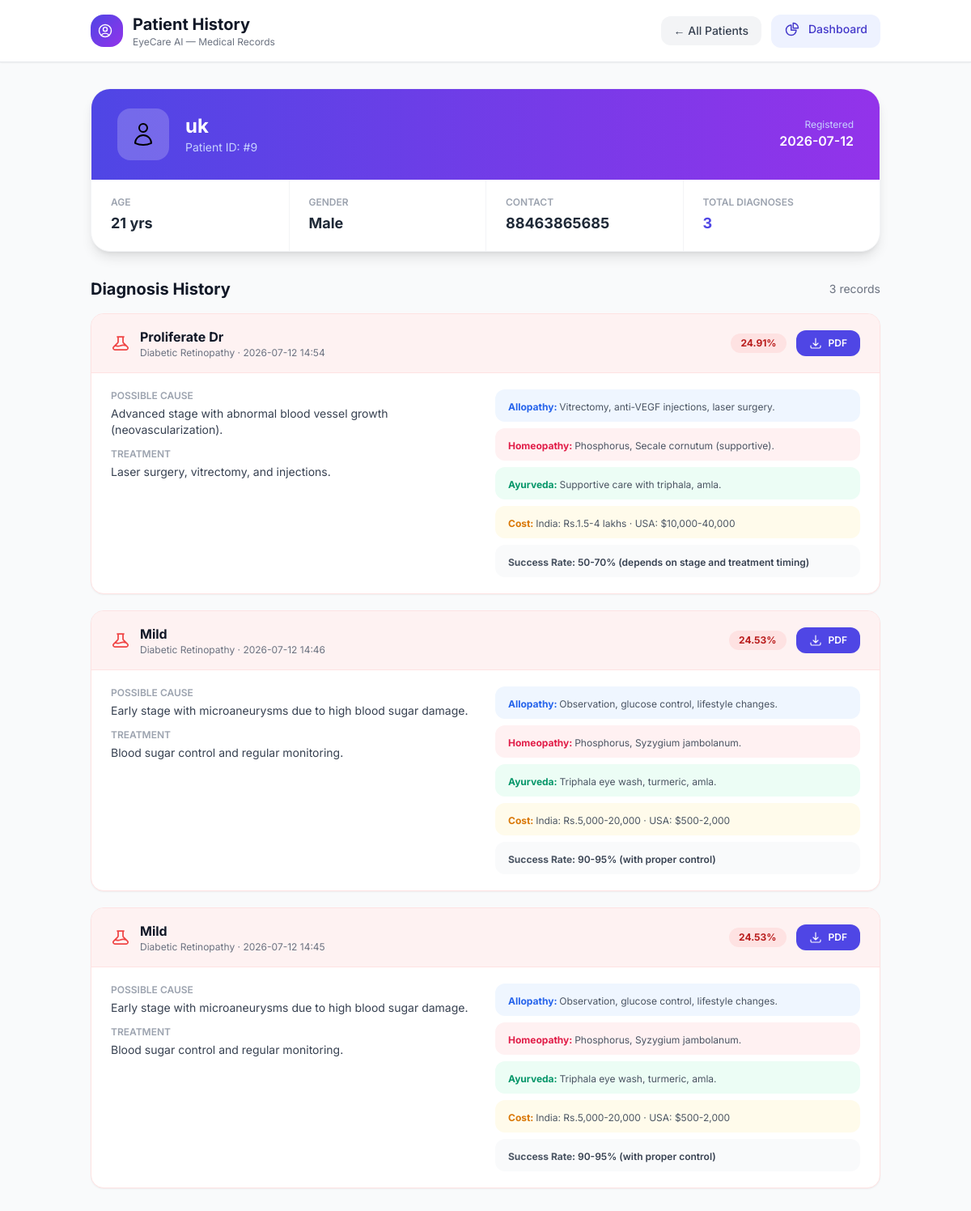
Screenshot of /patient/9 with the database file from the repository.
### models.py (models this page shows, shortened)
class Patient(db.Model):
    __tablename__ = 'patients'
    id            = db.Column(db.Integer, primary_key=True, autoincrement=True)
    name          = db.Column(db.String(100), nullable=False, default='Unknown')
    age           = db.Column(db.Integer, nullable=True)
    gender        = db.Column(db.String(10), nullable=True)       # Male / Female / Other
    contact       = db.Column(db.String(20), nullable=True)
    created_at    = db.Column(db.DateTime, default=datetime.utcnow)
    predictions   = db.relationship('Prediction', backref='patient', lazy=True)
    def to_dict(self):
        return {
            'id':         self.id,
            'name':       self.name,
            'age':        self.age,
            'gender':     self.gender,
            'contact':    self.contact,
            'created_at': self.created_at.strftime("%Y-%m-%d %H:%M:%S"),
        }

class Prediction(db.Model):
    __tablename__ = 'predictions'
    id              = db.Column(db.Integer, primary_key=True, autoincrement=True)
    patient_id      = db.Column(db.Integer, db.ForeignKey('patients.id'), nullable=False)
    disease_type    = db.Column(db.String(50),  nullable=False)   # diabetic_retinopathy | cataract | glaucoma
    prediction      = db.Column(db.String(100), nullable=False)
    confidence      = db.Column(db.Float,       nullable=False)
    cause           = db.Column(db.Text,        nullable=True)
    treatment       = db.Column(db.Text,        nullable=True)
    homeopathy      = db.Column(db.Text,        nullable=True)
    allopathy       = db.Column(db.Text,        nullable=True)
    ayurveda        = db.Column(db.Text,        nullable=True)
    india_hospitals = db.Column(db.Text,        nullable=True)
    usa_hospitals   = db.Column(db.Text,        nullable=True)
    cost_india      = db.Column(db.String(100), nullable=True)
    cost_usa        = db.Column(db.String(100), nullable=True)
    success_rate    = db.Column(db.String(100), nullable=True)
    diagnosed_at    = db.Column(db.DateTime, default=datetime.utcnow)
    def to_dict(self):
        return {
            'id':              self.id,
            'patient_id':      self.patient_id,
            'disease_type':    self.disease_type,
            'prediction':      self.prediction,
            'confidence':      f"{self.confidence:.2%}",
            'cause':           self.cause,
            'treatment':       self.treatment,
            'homeopathy':      self.homeopathy,
            'allopathy':       self.allopathy,
            'ayurveda':        self.ayurveda,
            'india_hospitals': self.india_hospitals,
            'usa_hospitals':   self.usa_hospitals,
            'cost_india':      self.cost_india,
            'cost_usa':        self.cost_usa,
            'success_rate':    self.success_rate,
            'diagnosed_at':    self.diagnosed_at.strftime("%Y-%m-%d %H:%M:%S"),
        }

### app.py (the view)
@app.route('/patient/<int:patient_id>')
def patient_detail(patient_id):
    patient = get_patient_by_id(patient_id)
    if not patient:
        abort(404)
    predictions = get_predictions_by_patient(patient_id)
    return render_template(
        'patient_history.html',
        patient     = patient.to_dict(),
        predictions = [p.to_dict() for p in predictions]
    )

### database.py (called while the page is built)
def get_patient_by_id(patient_id: int):
    from models import Patient
    return Patient.query.get(patient_id)

def get_predictions_by_patient(patient_id: int):
    from models import Prediction
    return (Prediction.query
            .filter_by(patient_id=patient_id)
            .order_by(Prediction.diagnosed_at.desc())
            .all())

### templates/patient_history.html (shortened to what this page needs)
<!DOCTYPE html>
<html lang="en">
<head>
  <script src="https://cdn.tailwindcss.com"></script>
</head>
<body class="bg-gray-50 min-h-screen">
  <header class="bg-white shadow-sm border-b sticky top-0 z-50">
    <div class="max-w-5xl mx-auto px-6 py-4 flex items-center justify-between">
      <div class="flex items-center gap-3">
        <div class="w-10 h-10 bg-gradient-to-br from-indigo-600 to-purple-600 rounded-2xl flex items-center justify-center text-white"></div>
        <div>
          <h1 class="text-xl font-bold text-gray-900">Patient History</h1>
          <p class="text-xs text-gray-500">EyeCare AI — Medical Records</p>
        </div>
      </div>
      <div class="flex items-center gap-3">
        <a href="{{ url_for('patients_list') }}" class="px-4 py-2 text-sm bg-gray-100 hover:bg-gray-200 text-gray-700 rounded-xl font-medium transition">← All Patients</a>
        <a href="{{ url_for('dashboard') }}" class="px-4 py-2 text-sm bg-indigo-50 hover:bg-indigo-100 text-indigo-700 rounded-xl font-medium transition"><span class="inline-flex items-center gap-1.5"><svg xmlns="http://www.w3.org/2000/svg" class="w-5 h-5 inline-block mr-1" fill="none" viewBox="0 0 24 24" stroke="currentColor" stroke-width="1.75" stroke-linecap="round" stroke-linejoin="round" ><path d="M10.5 6a7.5 7.5 0 1 0 7.5 7.5h-7.5V6Z"/><path d="M13.5 10.5H21A7.5 7.5 0 0 0 13.5 3v7.5Z"/></svg> Dashboard</span></a>
      </div>
    </div>
  </header>
  <div class="max-w-5xl mx-auto px-6 py-8">
    <div class="bg-white rounded-3xl shadow-lg border border-gray-100 overflow-hidden mb-8">
      <div class="bg-gradient-to-r from-indigo-600 to-purple-600 px-8 py-6">
        <div class="flex items-center gap-5">
          <div class="w-16 h-16 bg-white/20 rounded-2xl flex items-center justify-center text-4xl">
          </div>
          <div>
            <h2 class="text-2xl font-bold text-white">{{ patient.name }}</h2>
            <p class="text-indigo-200 text-sm">Patient ID: #{{ patient.id }}</p>
          </div>
          <div class="ml-auto text-right">
            <p class="text-indigo-200 text-xs">Registered</p>
            <p class="text-white font-semibold">{{ patient.created_at[:10] }}</p>
          </div>
        </div>
      </div>
      <div class="grid grid-cols-2 md:grid-cols-4 gap-0 divide-x divide-y md:divide-y-0 divide-gray-100">
        <div class="px-6 py-5">
          <p class="text-xs text-gray-400 uppercase font-semibold mb-1">Age</p>
          <p class="text-lg font-bold text-gray-800">{{ patient.age if patient.age else '—' }} {% if patient.age %}yrs{% endif %}</p>
        </div>
        <div class="px-6 py-5">
          <p class="text-xs text-gray-400 uppercase font-semibold mb-1">Gender</p>
          <p class="text-lg font-bold text-gray-800">{{ patient.gender if patient.gender else '—' }}</p>
        </div>
        <div class="px-6 py-5">
          <p class="text-xs text-gray-400 uppercase font-semibold mb-1">Contact</p>
          <p class="text-lg font-bold text-gray-800">{{ patient.contact if patient.contact else '—' }}</p>
        </div>
        <div class="px-6 py-5">
          <p class="text-xs text-gray-400 uppercase font-semibold mb-1">Total Diagnoses</p>
          <p class="text-lg font-bold text-indigo-600">{{ predictions | length }}</p>
        </div>
      </div>
    </div>
    <div class="mb-4 flex items-center justify-between">
      <h3 class="text-xl font-bold text-gray-900">Diagnosis History</h3>
      <span class="text-sm text-gray-500">{{ predictions | length }} record{{ 's' if predictions | length != 1 }}</span>
    </div>
    {% if predictions %}
    <div class="space-y-5">
      {% for p in predictions %}
      {% set is_healthy = p.prediction in ['No_DR', 'normal', 'Glaucoma_Negative'] %}
      <div class="bg-white rounded-2xl shadow-sm border {% if is_healthy %}border-emerald-100{% else %}border-red-100{% endif %} overflow-hidden">
        <div class="flex items-center justify-between px-6 py-4 {% if is_healthy %}bg-emerald-50{% else %}bg-red-50{% endif %} border-b {% if is_healthy %}border-emerald-100{% else %}border-red-100{% endif %}">
          <div class="flex items-center gap-3">
            <span class="text-2xl">
            </span>
            <div>
              <p class="font-bold text-gray-900">
                {{ p.prediction.replace('_',' ').title() }}
              </p>
              <p class="text-xs text-gray-500">
                {% if p.disease_type == 'diabetic_retinopathy' %}Diabetic Retinopathy
                {% elif p.disease_type == 'cataract' %}Cataract Detection
                {% else %}Glaucoma Detection{% endif %}
                · {{ p.diagnosed_at[:16] }}
              </p>
            </div>
          </div>
          <div class="flex items-center gap-3">
            <span class="{% if is_healthy %}bg-emerald-100 text-emerald-700{% else %}bg-red-100 text-red-700{% endif %} text-xs font-bold px-3 py-1 rounded-full">
              {{ p.confidence }}
            </span>
            <a href="{{ url_for('download_report', pred_id=p.id) }}"
               class="flex items-center gap-1.5 px-4 py-2 bg-indigo-600 hover:bg-indigo-700 text-white text-xs font-semibold rounded-xl transition">
              <span class="inline-flex items-center gap-1"> PDF</span>
            </a>
          </div>
        </div>
        <div class="px-6 py-5">
          <div class="grid md:grid-cols-2 gap-6">
            <div class="space-y-3">
              <div>
                <p class="text-xs font-semibold text-gray-400 uppercase">Possible Cause</p>
                <p class="text-sm text-gray-700 mt-1">{{ p.cause if p.cause else '—' }}</p>
              </div>
              <div>
                <p class="text-xs font-semibold text-gray-400 uppercase">Treatment</p>
                <p class="text-sm text-gray-700 mt-1">{{ p.treatment if p.treatment else '—' }}</p>
              </div>
            </div>
            <div class="space-y-2">
              {% if p.allopathy %}
              <div class="bg-blue-50 rounded-xl px-4 py-2">
                <span class="text-xs font-bold text-blue-600">Allopathy: </span>
                <span class="text-xs text-gray-600">{{ p.allopathy }}</span>
              </div>
              {% endif %}
              {% if p.homeopathy %}
              <div class="bg-rose-50 rounded-xl px-4 py-2">
                <span class="text-xs font-bold text-rose-600">Homeopathy: </span>
                <span class="text-xs text-gray-600">{{ p.homeopathy }}</span>
              </div>
              {% endif %}
              {% if p.ayurveda %}
              <div class="bg-emerald-50 rounded-xl px-4 py-2">
                <span class="text-xs font-bold text-emerald-600">Ayurveda: </span>
                <span class="text-xs text-gray-600">{{ p.ayurveda }}</span>
              </div>
              {% endif %}
              {% if p.cost_india or p.cost_usa %}
              <div class="bg-amber-50 rounded-xl px-4 py-2">
                <span class="text-xs font-bold text-amber-600">Cost: </span>
                <span class="text-xs text-gray-600">India: {{ p.cost_india }} · USA: {{ p.cost_usa }}</span>
              </div>
              {% endif %}
              {% if p.success_rate %}
              <div class="bg-gray-50 rounded-xl px-4 py-2">
                <span class="text-xs font-bold text-gray-600">Success Rate: </span>
                <span class="text-xs text-gray-700 font-semibold">{{ p.success_rate }}</span>
              </div>
              {% endif %}
            </div>
          </div>
        </div>
      </div>
      {% endfor %}
    </div>
    {% endif %}
  </div>
</body>
</html>

### templates/patient_history.html (style rules this page uses)
body { font-family: 'Inter', sans-serif; }

### rows the page displays
Patient: name "uk", gender "Male", contact "88463865685"
Prediction: prediction.replace "Proliferate Dr", shows "Diabetic Retinopathy", diagnosed_at "2026-07-12 14:54", confidence "24.91%", cause "Advanced stage with abnormal blood vessel growth (neovascularization).", treatment "Laser surgery, vitrectomy, and injections.", allopathy "Vitrectomy, anti-VEGF injections, laser surgery.", homeopathy "Phosphorus, Secale cornutum (supportive).", ayurveda "Supportive care with triphala, amla.", cost_india "Rs.1.5-4 lakhs", cost_usa "$10,000-40,000", success_rate "50-70% (depends on stage and treatment timing)"
Prediction: prediction.replace "Mild", shows "Diabetic Retinopathy", diagnosed_at "2026-07-12 14:46", confidence "24.53%", cause "Early stage with microaneurysms due to high blood sugar damage.", treatment "Blood sugar control and regular monitoring.", allopathy "Observation, glucose control, lifestyle changes.", homeopathy "Phosphorus, Syzygium jambolanum.", ayurveda "Triphala eye wash, turmeric, amla.", cost_india "Rs.5,000-20,000", cost_usa "$500-2,000", success_rate "90-95% (with proper control)"
Prediction: prediction.replace "Mild", shows "Diabetic Retinopathy", diagnosed_at "2026-07-12 14:45", confidence "24.53%", cause "Early stage with microaneurysms due to high blood sugar damage.", treatment "Blood sugar control and regular monitoring.", allopathy "Observation, glucose control, lifestyle changes.", homeopathy "Phosphorus, Syzygium jambolanum.", ayurveda "Triphala eye wash, turmeric, amla.", cost_india "Rs.5,000-20,000", cost_usa "$500-2,000", success_rate "90-95% (with proper control)"

### other values shown
{{ patient.id }} "9"
{{ patient.created_at[:10] }} "2026-07-12"
{{ patient.age if patient.age else '—' }} "21"
{{ predictions | length }} "3"
{{ 's' if predictions | length != 1 }} "s"
